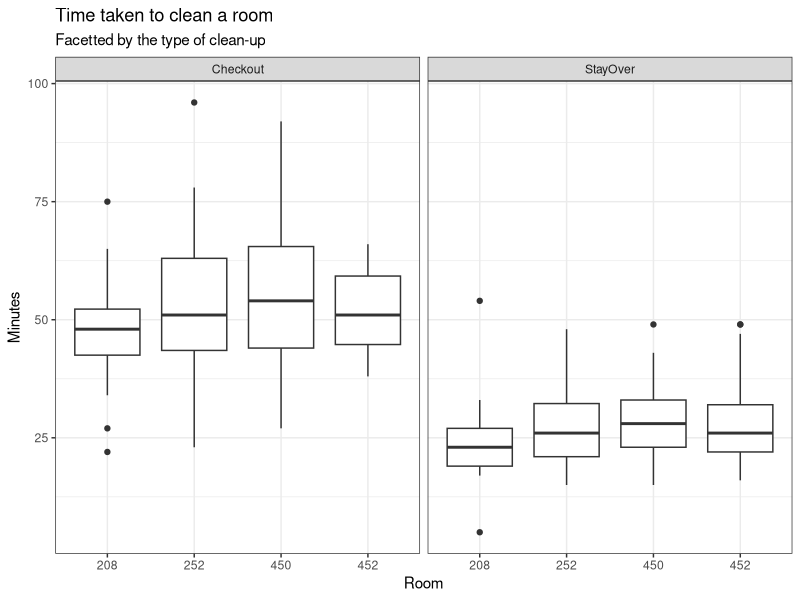
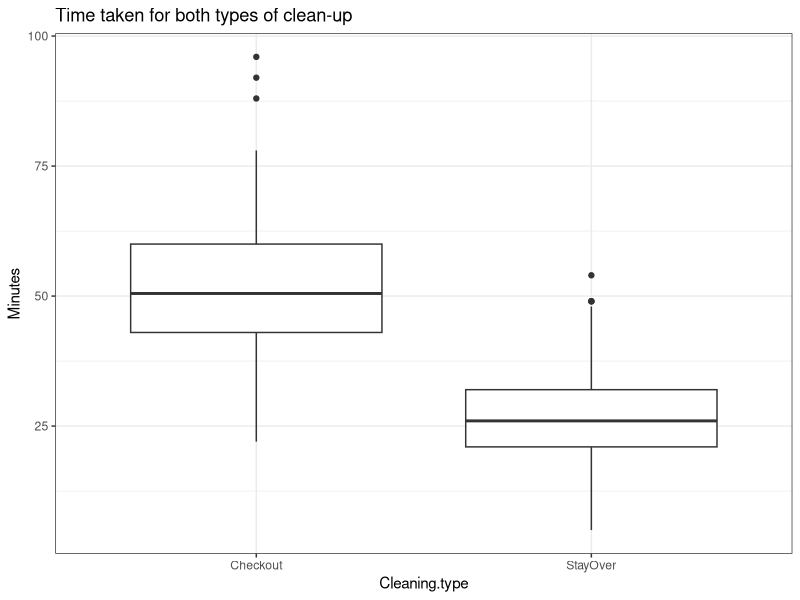
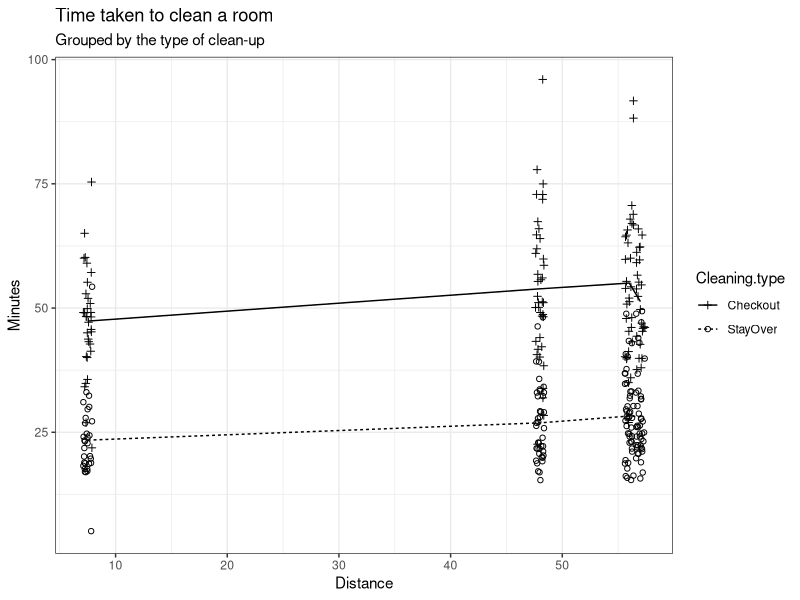
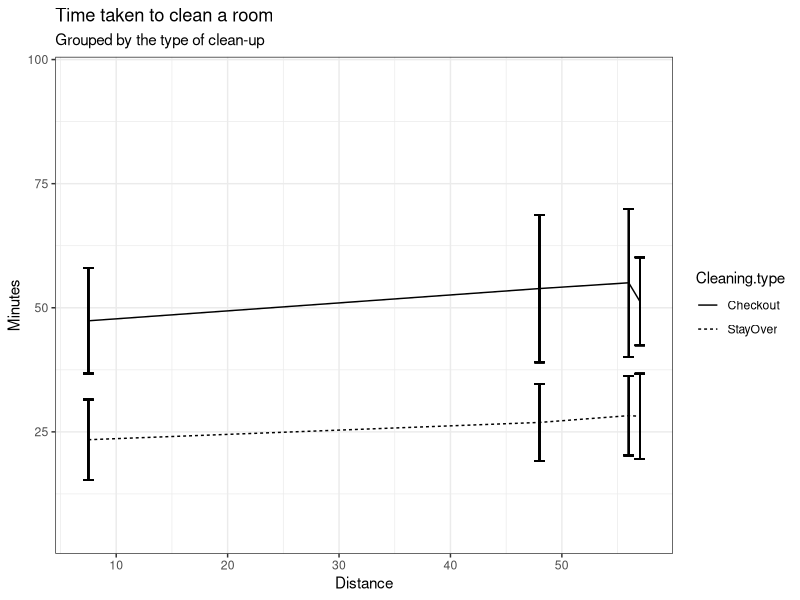

Write R code to recreate these figures, in order.
## ---- chunk 1
knitr::opts_chunk$set(echo = TRUE)
library(knitr)
library(dplyr)
library(tidyr)
library(data.table)
library(ggplot2)
theme_set(theme_bw())
## ---- chunk 2
data <- as.data.frame(read.csv("WorkingHours.csv"))
data$Room <- as.factor(data$Room)
data <- data %>% group_by(Room, Cleaning.type) %>% mutate(Mean_room=mean(Minutes), Mean_SD=sd(Minutes)) %>% group_by(Cleaning.type) %>% mutate(Mean_Type=mean(Minutes)) %>% arrange(Distance)
## ---- chunk 3
ggplot(data, aes(x=Room, y=Minutes)) +
  geom_boxplot() +
  facet_wrap(~Cleaning.type) +
  ggtitle("Time taken to clean a room","Facetted by the type of clean-up")
## ---- chunk 4
ggplot(data, aes(x=Cleaning.type, y=Minutes)) +
  geom_boxplot() +
  ggtitle("Time taken for both types of clean-up")
## ---- chunk 5
ggplot(data, aes(x=Distance, y=Minutes, group=Cleaning.type, shape=Cleaning.type)) +
  geom_jitter() +
  geom_line(aes(y=Mean_room, linetype=Cleaning.type)) +
  scale_shape_manual(values=c(3,1)) +
  ggtitle("Time taken to clean a room","Grouped by the type of clean-up")
## ---- chunk 6
ggplot(data, aes(x=Distance, y=Minutes, group=Cleaning.type)) +
  geom_line(aes(y=Mean_room, linetype=Cleaning.type)) +
  geom_errorbar(aes(ymin=Mean_room-Mean_SD, ymax=Mean_room+Mean_SD)) +
  ggtitle("Time taken to clean a room","Grouped by the type of clean-up")
